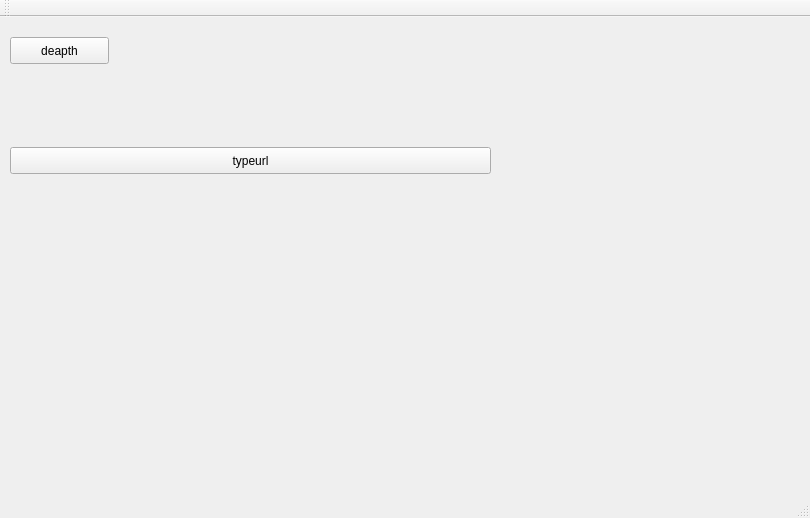
<?xml version="1.0" encoding="UTF-8"?>
<ui version="4.0">
 <class>putin</class>
 <widget class="QMainWindow" name="putin">
  <property name="geometry">
   <rect>
    <x>0</x>
    <y>0</y>
    <width>810</width>
    <height>518</height>
   </rect>
  </property>
  <property name="windowTitle">
   <string>putin</string>
  </property>
  <widget class="QWidget" name="centralWidget">
   <widget class="QPushButton" name="pushButton">
    <property name="geometry">
     <rect>
      <x>10</x>
      <y>20</y>
      <width>99</width>
      <height>27</height>
     </rect>
    </property>
    <property name="text">
     <string>deapth</string>
    </property>
   </widget>
   <widget class="QLabel" name="label">
    <property name="geometry">
     <rect>
      <x>60</x>
      <y>80</y>
      <width>67</width>
      <height>17</height>
     </rect>
    </property>
    <property name="text">
     <string/>
    </property>
   </widget>
   <widget class="QPushButton" name="typeurl">
    <property name="geometry">
     <rect>
      <x>10</x>
      <y>130</y>
      <width>481</width>
      <height>27</height>
     </rect>
    </property>
    <property name="text">
     <string>typeurl</string>
    </property>
   </widget>
   <widget class="QLabel" name="label_2">
    <property name="geometry">
     <rect>
      <x>0</x>
      <y>190</y>
      <width>781</width>
      <height>61</height>
     </rect>
    </property>
    <property name="text">
     <string/>
    </property>
   </widget>
  </widget>
  <widget class="QMenuBar" name="menuBar">
   <property name="geometry">
    <rect>
     <x>0</x>
     <y>0</y>
     <width>810</width>
     <height>25</height>
    </rect>
   </property>
  </widget>
  <widget class="QToolBar" name="mainToolBar">
   <attribute name="toolBarArea">
    <enum>TopToolBarArea</enum>
   </attribute>
   <attribute name="toolBarBreak">
    <bool>false</bool>
   </attribute>
  </widget>
  <widget class="QStatusBar" name="statusBar"/>
 </widget>
 <layoutdefault spacing="6" margin="11"/>
 <resources/>
 <connections/>
</ui>
